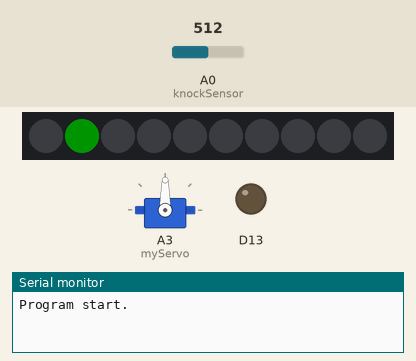
Bench run of a sketch on a simulated Adafruit Circuit Playground Express. Parts: 10 RGB LEDs in strip order, left to right, servo, output pins drawn as LEDs (lit = HIGH), the last lines printed to the serial monitor. Inputs (shaded band) come from the test bench; at power-on: A0 (knockSensor) = 512. Dim RGB values are drawn brighter than linear.

Above: at 1.1 s.
5.8 s: A0 (knockSensor) set to 55
At 7.1 s:
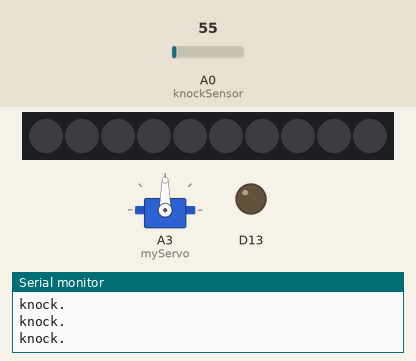
7.3 s: A0 (knockSensor) set to 44
At 8.8 s:
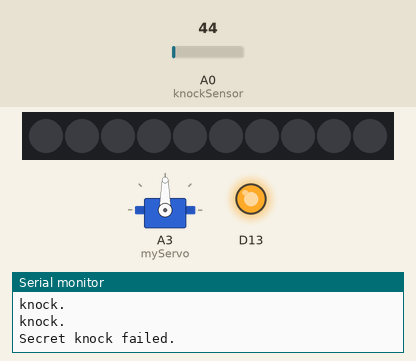
8.9 s: A0 (knockSensor) set to 60
Timing chart, 0 to 15.2 s (numbered marks = the images above; inputs shaded):
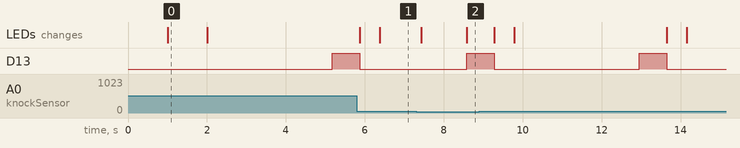

Measured:
- the behaviour switches between 50 and 49 on A0 (knockSensor) (found by bisection; images 1 and 2)
- after the input at 7.3 s, D13: LOW → HIGH after 1.3 s; the LEDs: first change after 0.13 s (image 2 shows a later state)
- what the display in image 0 shows lasts 1.0 s, from 1.0 s to 2.0 s

The sketch:

secret_knock_computer_lock_code.ino
```cpp
#include <Servo.h>
#include <Adafruit_CircuitPlayground.h>
#include <Adafruit_Circuit_Playground.h>

Servo myServo;

// Code modified from https://electronics.divinechildhighschool.org/electronics-class/logs-for-fall-2009/secret-knock-final

// Pin definitions
const int knockSensor = A0;         // Piezo sensor on pin 0.

// Tuning constants.  Could be made vars and hoooked to potentiometers for soft configuration, etc.

const int threshold = 50;           // Minimum signal from the piezo to register as a knock

const int rejectValue = 30;        // If an individual knock is off by this percentage of a knock we don't unlock..

const int averageRejectValue = 30; // If the average timing of the knocks is off by this percent we don't unlock.

const int knockFadeTime = 150;     // milliseconds we allow a knock to fade before we listen for another one. (Debounce timer.)

const int maximumKnocks = 20;       // Maximum number of knocks to listen for.

const int knockComplete = 1300;     // Longest time to wait for a knock before we assume that it's finished.


// Variables.

int secretCode[maximumKnocks] = {50, 25, 25, 50, 100, 50, 0, 0, 0, 0, 0, 0, 0, 0, 0, 0, 0, 0, 0, 0};  // Initial setup: "Shave and a Hair Cut, two bits."

int knockReadings[maximumKnocks];   // When someone knocks this array fills with delays between knocks.

int knockSensorValue = 0;           // Last reading of the knock sensor.


void setup() {

  delay(1000);
  CircuitPlayground.begin();
  myServo.attach(A3);
  pinMode(13, OUTPUT);
  pinMode(knockSensor, OUTPUT);
  Serial.begin(9600);                           // Uncomment the Serial.bla lines for debugging.
  Serial.println("Program start.");              // but feel free to comment them out after it's working right.


  CircuitPlayground.setPixelColor(1, 0, 255, 0); // Green LED on, everything is go.
  delay(500);
  CircuitPlayground.clearPixels();

}

void loop() {

  // Listen for any knock at all.

  knockSensorValue = analogRead(knockSensor);
  // Serial.println(knockSensorValue, DEC);


  if (knockSensorValue >=threshold){

    listenToSecretKnock();

  }

}

// Records the timing of knocks.

void listenToSecretKnock(){

  Serial.println("knock starting");

  int i = 0;

  // First let's reset the listening array.

  for (i=0;i<maximumKnocks;i++){

    knockReadings[i]=0;

  }


  int currentKnockNumber=0;                     // Incrementer for the array.

  int startTime=millis();                       // Reference for when this knock started.

  int now=millis();


  CircuitPlayground.setPixelColor(1, 0, 255, 0); // we blink the LED for a bit as a visual indicator of the knock.
  delay(500);
  CircuitPlayground.clearPixels();


  delay(knockFadeTime);                                   // wait for this peak to fade before we listen to the next one.

  CircuitPlayground.setPixelColor(1, 0, 255, 0);


  do {

    //listen for the next knock or wait for it to timeout.

    knockSensorValue = analogRead(knockSensor);

    if (knockSensorValue >=threshold){                   //got another knock...

      //record the delay time.

      Serial.println("knock.");

      now=millis();

      knockReadings[currentKnockNumber] = now-startTime;

      currentKnockNumber ++;                             //increment the counter

      startTime=now;

      // and reset our timer for the next knock

      CircuitPlayground.clearPixels();


      delay(knockFadeTime);                              // again, a little delay to let the knock decay.

      CircuitPlayground.setPixelColor(1, 0, 255, 0);

    }

    now=millis();


    //did we timeout or run out of knocks?

  } while ((now-startTime < knockComplete) && (currentKnockNumber < maximumKnocks));


  // we've got our knock recorded, lets see if it's valid


   if (validateKnock() == true){

     triggerDoorUnlock();
     Serial.println("Secret knock achieved!!!!");

   } else {

     Serial.println("Secret knock failed.");

     CircuitPlayground.clearPixels();           // We didn't unlock, so blink the red LED as visual feedback.

     CircuitPlayground.redLED(HIGH);
     delay(700);
     CircuitPlayground.redLED(LOW);

     CircuitPlayground.setPixelColor(1, 0, 255, 0);

   }

}
//
//// Runs the motor (or whatever) to unlock the door.
//
void triggerDoorUnlock(){

  CircuitPlayground.setPixelColor(1, 0, 255, 0);

  Serial.println("Door unlocked!");

  int i=0;


  // turn the motor on for a bit.

  for(int i = 75; i >= 0; i--) {
    myServo.write(i);
    delay(15);
  }

  delay(650);

  for(int i = 0; i <= 75; i++) {
   myServo.write(i);

   if(i == 0) {
     delay(15000);
   }

   else{
     delay(15);
   }

  }

  delay(650);


  // Blink the green LED a few times for more visual feedback.

  CircuitPlayground.setPixelColor(1, 0, 255, 0);
  delay(500);
  CircuitPlayground.clearPixels();

  }

//// Sees if our knock matches the secret.
//
//// returns true if it's a good knock, false if it's not.
//
//// todo: break it into smaller functions for readability.
//
boolean validateKnock(){

  int i=0;


  // simplest check first: Did we get the right number of knocks?

  int currentKnockCount = 0;

  int secretKnockCount = 0;

  int maxKnockInterval = 0;                      // We use this later to normalize the times.


  for (i=0;i<maximumKnocks;i++){

    if (knockReadings[i] > 0){

      currentKnockCount++;

    }

    if (secretCode[i] > 0){                      //todo: precalculate this.

      secretKnockCount++;

    }


    if (knockReadings[i] > maxKnockInterval){     // collect normalization data while we're looping.

      maxKnockInterval = knockReadings[i];

    }

  }

  if (currentKnockCount != secretKnockCount){

    return false;

  }


  /*  Now we compare the relative intervals of our knocks, not the absolute time between them.

      (ie: if you do the same pattern slow or fast it should still open the door.)

      This makes it less picky, which while making it less secure can also make it

      less of a pain to use if you're tempo is a little slow or fast.

  */

  int totaltimeDifferences=0;

  int timeDiff=0;

  for (i=0;i<maximumKnocks;i++){ // Normalize the times

    knockReadings[i]= map(knockReadings[i],0, maxKnockInterval, 0, 100);

    timeDiff = abs(knockReadings[i]-secretCode[i]);

    if (timeDiff > rejectValue){ // Individual value too far out of whack

      return false;

    }

    totaltimeDifferences += timeDiff;

  }

  // It can also fail if the whole thing is too inaccurate.

  if (totaltimeDifferences/secretKnockCount>averageRejectValue){

    return false;

  }


  return true;

 }
```
